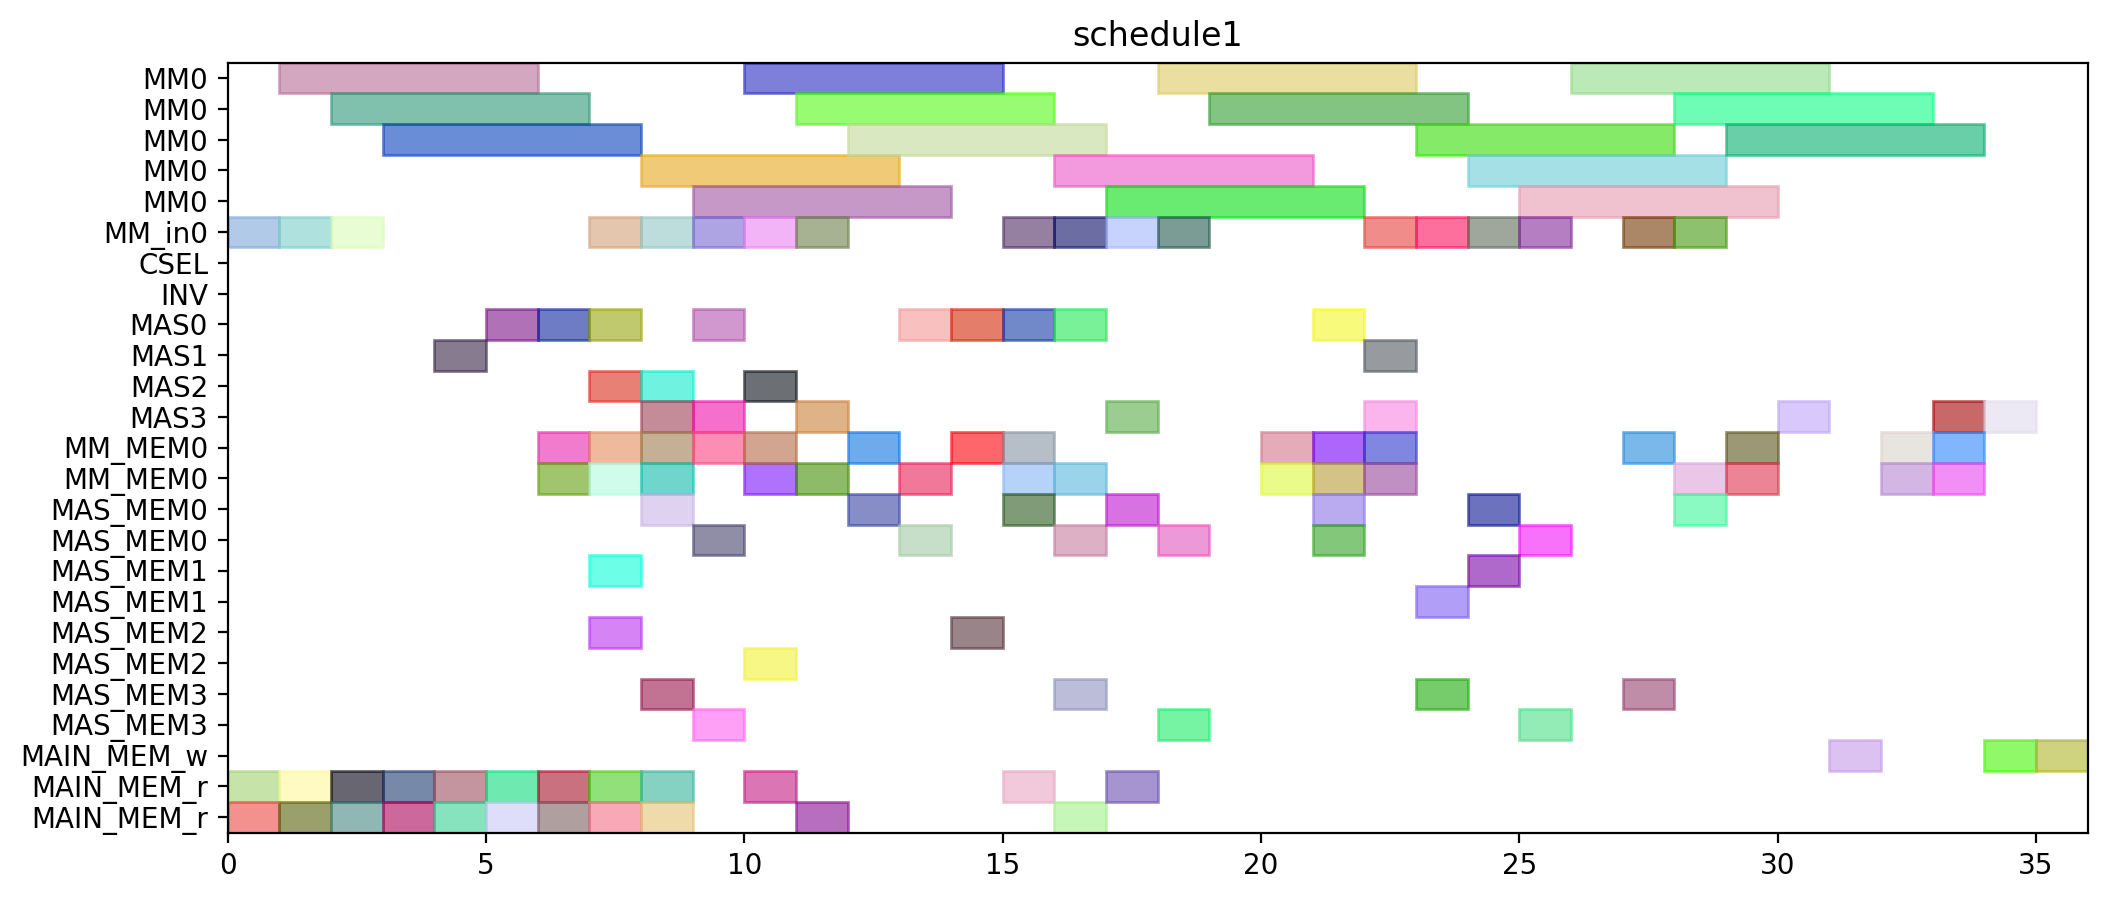

Recreate this plot in Python.
from pyschedule import Scenario, solvers, plotters, alt


def solve():
	horizon = 100
	S = Scenario("schedule1", horizon=horizon)

	# resource
	MM = S.Resources('MM', num=1, size=5)
	MM_in = S.Resources('MM_in', num=1)
	CSEL = S.Resource('CSEL')
	INV = S.Resource('INV')
	MAS = S.Resources('MAS', num=4, size=1, periods=range(1, horizon))
	MM_MEM = S.Resources('MM_MEM', num=1, size=2)
	MAS_MEM = S.Resources('MAS_MEM', num=4, size=2)
	MAIN_MEM_w = S.Resource('MAIN_MEM_w', size=1)
	MAIN_MEM_r = S.Resource('MAIN_MEM_r', size=2)

	# result of previous scheduling
	t2_in = S.Task('t2_in', length=1, delay_cost=1)
	S += t2_in >= 0
	t2_in += MM_in[0]

	t2_mem0 = S.Task('t2_mem0', length=1, delay_cost=1)
	S += t2_mem0 >= 0
	t2_mem0 += MAIN_MEM_r

	t2_mem1 = S.Task('t2_mem1', length=1, delay_cost=1)
	S += t2_mem1 >= 0
	t2_mem1 += MAIN_MEM_r

	t0_in = S.Task('t0_in', length=1, delay_cost=1)
	S += t0_in >= 1
	t0_in += MM_in[0]

	t0_mem0 = S.Task('t0_mem0', length=1, delay_cost=1)
	S += t0_mem0 >= 1
	t0_mem0 += MAIN_MEM_r

	t0_mem1 = S.Task('t0_mem1', length=1, delay_cost=1)
	S += t0_mem1 >= 1
	t0_mem1 += MAIN_MEM_r

	t2 = S.Task('t2', length=5, delay_cost=1)
	S += t2 >= 1
	t2 += MM[0]

	t0 = S.Task('t0', length=5, delay_cost=1)
	S += t0 >= 2
	t0 += MM[0]

	t1_in = S.Task('t1_in', length=1, delay_cost=1)
	S += t1_in >= 2
	t1_in += MM_in[0]

	t1_mem0 = S.Task('t1_mem0', length=1, delay_cost=1)
	S += t1_mem0 >= 2
	t1_mem0 += MAIN_MEM_r

	t1_mem1 = S.Task('t1_mem1', length=1, delay_cost=1)
	S += t1_mem1 >= 2
	t1_mem1 += MAIN_MEM_r

	t1 = S.Task('t1', length=5, delay_cost=1)
	S += t1 >= 3
	t1 += MM[0]

	t14_mem0 = S.Task('t14_mem0', length=1, delay_cost=1)
	S += t14_mem0 >= 3
	t14_mem0 += MAIN_MEM_r

	t14_mem1 = S.Task('t14_mem1', length=1, delay_cost=1)
	S += t14_mem1 >= 3
	t14_mem1 += MAIN_MEM_r

	t14 = S.Task('t14', length=1, delay_cost=1)
	S += t14 >= 4
	t14 += MAS[1]

	t3_mem0 = S.Task('t3_mem0', length=1, delay_cost=1)
	S += t3_mem0 >= 4
	t3_mem0 += MAIN_MEM_r

	t3_mem1 = S.Task('t3_mem1', length=1, delay_cost=1)
	S += t3_mem1 >= 4
	t3_mem1 += MAIN_MEM_r

	t3 = S.Task('t3', length=1, delay_cost=1)
	S += t3 >= 5
	t3 += MAS[0]

	t8_mem0 = S.Task('t8_mem0', length=1, delay_cost=1)
	S += t8_mem0 >= 5
	t8_mem0 += MAIN_MEM_r

	t8_mem1 = S.Task('t8_mem1', length=1, delay_cost=1)
	S += t8_mem1 >= 5
	t8_mem1 += MAIN_MEM_r

	t13_mem0 = S.Task('t13_mem0', length=1, delay_cost=1)
	S += t13_mem0 >= 6
	t13_mem0 += MAIN_MEM_r

	t13_mem1 = S.Task('t13_mem1', length=1, delay_cost=1)
	S += t13_mem1 >= 6
	t13_mem1 += MAIN_MEM_r

	t8 = S.Task('t8', length=1, delay_cost=1)
	S += t8 >= 6
	t8 += MAS[0]

	t13 = S.Task('t13', length=1, delay_cost=1)
	S += t13 >= 7
	t13 += MAS[2]

	t4_mem0 = S.Task('t4_mem0', length=1, delay_cost=1)
	S += t4_mem0 >= 7
	t4_mem0 += MAIN_MEM_r

	t4_mem1 = S.Task('t4_mem1', length=1, delay_cost=1)
	S += t4_mem1 >= 7
	t4_mem1 += MAIN_MEM_r

	t4 = S.Task('t4', length=1, delay_cost=1)
	S += t4 >= 8
	t4 += MAS[3]

	t9_mem0 = S.Task('t9_mem0', length=1, delay_cost=1)
	S += t9_mem0 >= 8
	t9_mem0 += MAIN_MEM_r

	t9_mem1 = S.Task('t9_mem1', length=1, delay_cost=1)
	S += t9_mem1 >= 8
	t9_mem1 += MAIN_MEM_r

	t9 = S.Task('t9', length=1, delay_cost=1)
	S += t9 >= 9
	t9 += MAS[3]


	# new tasks
	t5_in = S.Task('t5_in', length=1, delay_cost=1)
	t5_in += alt(MM_in)
	t5 = S.Task('t5', length=5, delay_cost=1)
	t5 += alt(MM)
	S += t5>=t5_in

	t5_mem0 = S.Task('t5_mem0', length=1, delay_cost=1)
	t5_mem0 += MAS_MEM[0]
	S += 5 < t5_mem0
	S += t5_mem0 <= t5

	t5_mem1 = S.Task('t5_mem1', length=1, delay_cost=1)
	t5_mem1 += MAS_MEM[3]
	S += 8 < t5_mem1
	S += t5_mem1 <= t5

	t6 = S.Task('t6', length=1, delay_cost=1)
	t6 += alt(MAS)

	t6_mem0 = S.Task('t6_mem0', length=1, delay_cost=1)
	t6_mem0 += MM_MEM[0]
	S += 6 < t6_mem0
	S += t6_mem0 <= t6

	t6_mem1 = S.Task('t6_mem1', length=1, delay_cost=1)
	t6_mem1 += MM_MEM[0]
	S += 7 < t6_mem1
	S += t6_mem1 <= t6

	t10_in = S.Task('t10_in', length=1, delay_cost=1)
	t10_in += alt(MM_in)
	t10 = S.Task('t10', length=5, delay_cost=1)
	t10 += alt(MM)
	S += t10>=t10_in

	t10_mem0 = S.Task('t10_mem0', length=1, delay_cost=1)
	t10_mem0 += MAS_MEM[0]
	S += 6 < t10_mem0
	S += t10_mem0 <= t10

	t10_mem1 = S.Task('t10_mem1', length=1, delay_cost=1)
	t10_mem1 += MAS_MEM[3]
	S += 9 < t10_mem1
	S += t10_mem1 <= t10

	t11 = S.Task('t11', length=1, delay_cost=1)
	t11 += alt(MAS)

	t11_mem0 = S.Task('t11_mem0', length=1, delay_cost=1)
	t11_mem0 += MM_MEM[0]
	S += 7 < t11_mem0
	S += t11_mem0 <= t11

	t11_mem1 = S.Task('t11_mem1', length=1, delay_cost=1)
	t11_mem1 += MM_MEM[0]
	S += 5 < t11_mem1
	S += t11_mem1 <= t11

	t15_in = S.Task('t15_in', length=1, delay_cost=1)
	t15_in += alt(MM_in)
	t15 = S.Task('t15', length=5, delay_cost=1)
	t15 += alt(MM)
	S += t15>=t15_in

	t15_mem0 = S.Task('t15_mem0', length=1, delay_cost=1)
	t15_mem0 += MAS_MEM[2]
	S += 7 < t15_mem0
	S += t15_mem0 <= t15

	t15_mem1 = S.Task('t15_mem1', length=1, delay_cost=1)
	t15_mem1 += MAS_MEM[1]
	S += 4 < t15_mem1
	S += t15_mem1 <= t15

	t16 = S.Task('t16', length=1, delay_cost=1)
	t16 += alt(MAS)

	t16_mem0 = S.Task('t16_mem0', length=1, delay_cost=1)
	t16_mem0 += MM_MEM[0]
	S += 6 < t16_mem0
	S += t16_mem0 <= t16

	t16_mem1 = S.Task('t16_mem1', length=1, delay_cost=1)
	t16_mem1 += MM_MEM[0]
	S += 5 < t16_mem1
	S += t16_mem1 <= t16

	t19_in = S.Task('t19_in', length=1, delay_cost=1)
	t19_in += alt(MM_in)
	t19 = S.Task('t19', length=5, delay_cost=1)
	t19 += alt(MM)
	S += t19>=t19_in

	t19_mem0 = S.Task('t19_mem0', length=1, delay_cost=1)
	t19_mem0 += MAIN_MEM_r
	S += t19_mem0 <= t19

	t19_mem1 = S.Task('t19_mem1', length=1, delay_cost=1)
	t19_mem1 += MM_MEM[0]
	S += 5 < t19_mem1
	S += t19_mem1 <= t19

	t24 = S.Task('t24', length=1, delay_cost=1)
	t24 += alt(MAS)

	t24_mem0 = S.Task('t24_mem0', length=1, delay_cost=1)
	t24_mem0 += MM_MEM[0]
	S += 6 < t24_mem0
	S += t24_mem0 <= t24

	t26_in = S.Task('t26_in', length=1, delay_cost=1)
	t26_in += alt(MM_in)
	t26 = S.Task('t26', length=5, delay_cost=1)
	t26 += alt(MM)
	S += t26>=t26_in

	t26_mem0 = S.Task('t26_mem0', length=1, delay_cost=1)
	t26_mem0 += MAIN_MEM_r
	S += t26_mem0 <= t26

	t26_mem1 = S.Task('t26_mem1', length=1, delay_cost=1)
	t26_mem1 += MM_MEM[0]
	S += 5 < t26_mem1
	S += t26_mem1 <= t26

	t7 = S.Task('t7', length=1, delay_cost=1)
	t7 += alt(MAS)

	t7_mem0 = S.Task('t7_mem0', length=1, delay_cost=1)
	t7_mem0 += alt(MM_MEM)
	S += (t5*MM[0])-1 < t7_mem0*MM_MEM[0]
	S += t7_mem0 <= t7

	t7_mem1 = S.Task('t7_mem1', length=1, delay_cost=1)
	t7_mem1 += alt(MAS_MEM)
	S += (t6*MAS[0])-1 < t7_mem1*MAS_MEM[0]
	S += (t6*MAS[1])-1 < t7_mem1*MAS_MEM[1]
	S += (t6*MAS[2])-1 < t7_mem1*MAS_MEM[2]
	S += (t6*MAS[3])-1 < t7_mem1*MAS_MEM[3]
	S += t7_mem1 <= t7

	t12 = S.Task('t12', length=1, delay_cost=1)
	t12 += alt(MAS)

	t12_mem0 = S.Task('t12_mem0', length=1, delay_cost=1)
	t12_mem0 += alt(MM_MEM)
	S += (t10*MM[0])-1 < t12_mem0*MM_MEM[0]
	S += t12_mem0 <= t12

	t12_mem1 = S.Task('t12_mem1', length=1, delay_cost=1)
	t12_mem1 += alt(MAS_MEM)
	S += (t11*MAS[0])-1 < t12_mem1*MAS_MEM[0]
	S += (t11*MAS[1])-1 < t12_mem1*MAS_MEM[1]
	S += (t11*MAS[2])-1 < t12_mem1*MAS_MEM[2]
	S += (t11*MAS[3])-1 < t12_mem1*MAS_MEM[3]
	S += t12_mem1 <= t12

	t17 = S.Task('t17', length=1, delay_cost=1)
	t17 += alt(MAS)

	t17_mem0 = S.Task('t17_mem0', length=1, delay_cost=1)
	t17_mem0 += alt(MM_MEM)
	S += (t15*MM[0])-1 < t17_mem0*MM_MEM[0]
	S += t17_mem0 <= t17

	t17_mem1 = S.Task('t17_mem1', length=1, delay_cost=1)
	t17_mem1 += alt(MAS_MEM)
	S += (t16*MAS[0])-1 < t17_mem1*MAS_MEM[0]
	S += (t16*MAS[1])-1 < t17_mem1*MAS_MEM[1]
	S += (t16*MAS[2])-1 < t17_mem1*MAS_MEM[2]
	S += (t16*MAS[3])-1 < t17_mem1*MAS_MEM[3]
	S += t17_mem1 <= t17

	t25 = S.Task('t25', length=1, delay_cost=1)
	t25 += alt(MAS)

	t25_mem0 = S.Task('t25_mem0', length=1, delay_cost=1)
	t25_mem0 += MM_MEM[0]
	S += 6 < t25_mem0
	S += t25_mem0 <= t25

	t25_mem1 = S.Task('t25_mem1', length=1, delay_cost=1)
	t25_mem1 += alt(MAS_MEM)
	S += (t24*MAS[0])-1 < t25_mem1*MAS_MEM[0]
	S += (t24*MAS[1])-1 < t25_mem1*MAS_MEM[1]
	S += (t24*MAS[2])-1 < t25_mem1*MAS_MEM[2]
	S += (t24*MAS[3])-1 < t25_mem1*MAS_MEM[3]
	S += t25_mem1 <= t25

	t29 = S.Task('t29', length=1, delay_cost=1)
	t29 += alt(MAS)

	t29_mem0 = S.Task('t29_mem0', length=1, delay_cost=1)
	t29_mem0 += MM_MEM[0]
	S += 6 < t29_mem0
	S += t29_mem0 <= t29

	t29_mem1 = S.Task('t29_mem1', length=1, delay_cost=1)
	t29_mem1 += alt(MM_MEM)
	S += (t26*MM[0])-1 < t29_mem1*MM_MEM[0]
	S += t29_mem1 <= t29

	t18_in = S.Task('t18_in', length=1, delay_cost=1)
	t18_in += alt(MM_in)
	t18 = S.Task('t18', length=5, delay_cost=1)
	t18 += alt(MM)
	S += t18>=t18_in

	t18_mem0 = S.Task('t18_mem0', length=1, delay_cost=1)
	t18_mem0 += MAIN_MEM_r
	S += t18_mem0 <= t18

	t18_mem1 = S.Task('t18_mem1', length=1, delay_cost=1)
	t18_mem1 += alt(MAS_MEM)
	S += (t12*MAS[0])-1 < t18_mem1*MAS_MEM[0]
	S += (t12*MAS[1])-1 < t18_mem1*MAS_MEM[1]
	S += (t12*MAS[2])-1 < t18_mem1*MAS_MEM[2]
	S += (t12*MAS[3])-1 < t18_mem1*MAS_MEM[3]
	S += t18_mem1 <= t18

	t27_in = S.Task('t27_in', length=1, delay_cost=1)
	t27_in += alt(MM_in)
	t27 = S.Task('t27', length=5, delay_cost=1)
	t27 += alt(MM)
	S += t27>=t27_in

	t27_mem0 = S.Task('t27_mem0', length=1, delay_cost=1)
	t27_mem0 += MAIN_MEM_r
	S += t27_mem0 <= t27

	t27_mem1 = S.Task('t27_mem1', length=1, delay_cost=1)
	t27_mem1 += alt(MAS_MEM)
	S += (t12*MAS[0])-1 < t27_mem1*MAS_MEM[0]
	S += (t12*MAS[1])-1 < t27_mem1*MAS_MEM[1]
	S += (t12*MAS[2])-1 < t27_mem1*MAS_MEM[2]
	S += (t12*MAS[3])-1 < t27_mem1*MAS_MEM[3]
	S += t27_mem1 <= t27

	t28 = S.Task('t28', length=1, delay_cost=1)
	t28 += alt(MAS)

	t28_mem0 = S.Task('t28_mem0', length=1, delay_cost=1)
	t28_mem0 += alt(MAS_MEM)
	S += (t25*MAS[0])-1 < t28_mem0*MAS_MEM[0]
	S += (t25*MAS[1])-1 < t28_mem0*MAS_MEM[1]
	S += (t25*MAS[2])-1 < t28_mem0*MAS_MEM[2]
	S += (t25*MAS[3])-1 < t28_mem0*MAS_MEM[3]
	S += t28_mem0 <= t28

	t28_mem1 = S.Task('t28_mem1', length=1, delay_cost=1)
	t28_mem1 += alt(MM_MEM)
	S += (t26*MM[0])-1 < t28_mem1*MM_MEM[0]
	S += t28_mem1 <= t28

	t30_in = S.Task('t30_in', length=1, delay_cost=1)
	t30_in += alt(MM_in)
	t30 = S.Task('t30', length=5, delay_cost=1)
	t30 += alt(MM)
	S += t30>=t30_in

	t30_mem0 = S.Task('t30_mem0', length=1, delay_cost=1)
	t30_mem0 += MAIN_MEM_r
	S += t30_mem0 <= t30

	t30_mem1 = S.Task('t30_mem1', length=1, delay_cost=1)
	t30_mem1 += alt(MAS_MEM)
	S += (t29*MAS[0])-1 < t30_mem1*MAS_MEM[0]
	S += (t29*MAS[1])-1 < t30_mem1*MAS_MEM[1]
	S += (t29*MAS[2])-1 < t30_mem1*MAS_MEM[2]
	S += (t29*MAS[3])-1 < t30_mem1*MAS_MEM[3]
	S += t30_mem1 <= t30

	t20 = S.Task('t20', length=1, delay_cost=1)
	t20 += alt(MAS)

	t20_mem0 = S.Task('t20_mem0', length=1, delay_cost=1)
	t20_mem0 += alt(MM_MEM)
	S += (t19*MM[0])-1 < t20_mem0*MM_MEM[0]
	S += t20_mem0 <= t20

	t20_mem1 = S.Task('t20_mem1', length=1, delay_cost=1)
	t20_mem1 += alt(MM_MEM)
	S += (t18*MM[0])-1 < t20_mem1*MM_MEM[0]
	S += t20_mem1 <= t20

	t31_in = S.Task('t31_in', length=1, delay_cost=1)
	t31_in += alt(MM_in)
	t31 = S.Task('t31', length=5, delay_cost=1)
	t31 += alt(MM)
	S += t31>=t31_in

	t31_mem0 = S.Task('t31_mem0', length=1, delay_cost=1)
	t31_mem0 += alt(MM_MEM)
	S += (t27*MM[0])-1 < t31_mem0*MM_MEM[0]
	S += t31_mem0 <= t31

	t31_mem1 = S.Task('t31_mem1', length=1, delay_cost=1)
	t31_mem1 += alt(MM_MEM)
	S += (t30*MM[0])-1 < t31_mem1*MM_MEM[0]
	S += t31_mem1 <= t31

	t35_in = S.Task('t35_in', length=1, delay_cost=1)
	t35_in += alt(MM_in)
	t35 = S.Task('t35', length=5, delay_cost=1)
	t35 += alt(MM)
	S += t35>=t35_in

	t35_mem0 = S.Task('t35_mem0', length=1, delay_cost=1)
	t35_mem0 += alt(MAS_MEM)
	S += (t7*MAS[0])-1 < t35_mem0*MAS_MEM[0]
	S += (t7*MAS[1])-1 < t35_mem0*MAS_MEM[1]
	S += (t7*MAS[2])-1 < t35_mem0*MAS_MEM[2]
	S += (t7*MAS[3])-1 < t35_mem0*MAS_MEM[3]
	S += t35_mem0 <= t35

	t35_mem1 = S.Task('t35_mem1', length=1, delay_cost=1)
	t35_mem1 += alt(MAS_MEM)
	S += (t28*MAS[0])-1 < t35_mem1*MAS_MEM[0]
	S += (t28*MAS[1])-1 < t35_mem1*MAS_MEM[1]
	S += (t28*MAS[2])-1 < t35_mem1*MAS_MEM[2]
	S += (t28*MAS[3])-1 < t35_mem1*MAS_MEM[3]
	S += t35_mem1 <= t35

	t21 = S.Task('t21', length=1, delay_cost=1)
	t21 += alt(MAS)

	t21_mem0 = S.Task('t21_mem0', length=1, delay_cost=1)
	t21_mem0 += MM_MEM[0]
	S += 7 < t21_mem0
	S += t21_mem0 <= t21

	t21_mem1 = S.Task('t21_mem1', length=1, delay_cost=1)
	t21_mem1 += alt(MAS_MEM)
	S += (t20*MAS[0])-1 < t21_mem1*MAS_MEM[0]
	S += (t20*MAS[1])-1 < t21_mem1*MAS_MEM[1]
	S += (t20*MAS[2])-1 < t21_mem1*MAS_MEM[2]
	S += (t20*MAS[3])-1 < t21_mem1*MAS_MEM[3]
	S += t21_mem1 <= t21

	t22 = S.Task('t22', length=1, delay_cost=1)
	t22 += alt(MAS)

	t22_mem0 = S.Task('t22_mem0', length=1, delay_cost=1)
	t22_mem0 += MM_MEM[0]
	S += 7 < t22_mem0
	S += t22_mem0 <= t22

	t22_mem1 = S.Task('t22_mem1', length=1, delay_cost=1)
	t22_mem1 += alt(MAS_MEM)
	S += (t20*MAS[0])-1 < t22_mem1*MAS_MEM[0]
	S += (t20*MAS[1])-1 < t22_mem1*MAS_MEM[1]
	S += (t20*MAS[2])-1 < t22_mem1*MAS_MEM[2]
	S += (t20*MAS[3])-1 < t22_mem1*MAS_MEM[3]
	S += t22_mem1 <= t22

	t32_in = S.Task('t32_in', length=1, delay_cost=1)
	t32_in += alt(MM_in)
	t32 = S.Task('t32', length=5, delay_cost=1)
	t32 += alt(MM)
	S += t32>=t32_in

	t32_mem0 = S.Task('t32_mem0', length=1, delay_cost=1)
	t32_mem0 += alt(MAS_MEM)
	S += (t28*MAS[0])-1 < t32_mem0*MAS_MEM[0]
	S += (t28*MAS[1])-1 < t32_mem0*MAS_MEM[1]
	S += (t28*MAS[2])-1 < t32_mem0*MAS_MEM[2]
	S += (t28*MAS[3])-1 < t32_mem0*MAS_MEM[3]
	S += t32_mem0 <= t32

	t32_mem1 = S.Task('t32_mem1', length=1, delay_cost=1)
	t32_mem1 += alt(MM_MEM)
	S += (t31*MM[0])-1 < t32_mem1*MM_MEM[0]
	S += t32_mem1 <= t32

	t33_in = S.Task('t33_in', length=1, delay_cost=1)
	t33_in += alt(MM_in)
	t33 = S.Task('t33', length=5, delay_cost=1)
	t33 += alt(MM)
	S += t33>=t33_in

	t33_mem0 = S.Task('t33_mem0', length=1, delay_cost=1)
	t33_mem0 += alt(MAS_MEM)
	S += (t17*MAS[0])-1 < t33_mem0*MAS_MEM[0]
	S += (t17*MAS[1])-1 < t33_mem0*MAS_MEM[1]
	S += (t17*MAS[2])-1 < t33_mem0*MAS_MEM[2]
	S += (t17*MAS[3])-1 < t33_mem0*MAS_MEM[3]
	S += t33_mem0 <= t33

	t33_mem1 = S.Task('t33_mem1', length=1, delay_cost=1)
	t33_mem1 += alt(MM_MEM)
	S += (t31*MM[0])-1 < t33_mem1*MM_MEM[0]
	S += t33_mem1 <= t33

	t23_in = S.Task('t23_in', length=1, delay_cost=1)
	t23_in += alt(MM_in)
	t23 = S.Task('t23', length=5, delay_cost=1)
	t23 += alt(MM)
	S += t23>=t23_in

	t23_mem0 = S.Task('t23_mem0', length=1, delay_cost=1)
	t23_mem0 += alt(MAS_MEM)
	S += (t21*MAS[0])-1 < t23_mem0*MAS_MEM[0]
	S += (t21*MAS[1])-1 < t23_mem0*MAS_MEM[1]
	S += (t21*MAS[2])-1 < t23_mem0*MAS_MEM[2]
	S += (t21*MAS[3])-1 < t23_mem0*MAS_MEM[3]
	S += t23_mem0 <= t23

	t23_mem1 = S.Task('t23_mem1', length=1, delay_cost=1)
	t23_mem1 += alt(MAS_MEM)
	S += (t22*MAS[0])-1 < t23_mem1*MAS_MEM[0]
	S += (t22*MAS[1])-1 < t23_mem1*MAS_MEM[1]
	S += (t22*MAS[2])-1 < t23_mem1*MAS_MEM[2]
	S += (t22*MAS[3])-1 < t23_mem1*MAS_MEM[3]
	S += t23_mem1 <= t23

	t34_in = S.Task('t34_in', length=1, delay_cost=1)
	t34_in += alt(MM_in)
	t34 = S.Task('t34', length=5, delay_cost=1)
	t34 += alt(MM)
	S += t34>=t34_in

	t34_mem0 = S.Task('t34_mem0', length=1, delay_cost=1)
	t34_mem0 += alt(MAS_MEM)
	S += (t7*MAS[0])-1 < t34_mem0*MAS_MEM[0]
	S += (t7*MAS[1])-1 < t34_mem0*MAS_MEM[1]
	S += (t7*MAS[2])-1 < t34_mem0*MAS_MEM[2]
	S += (t7*MAS[3])-1 < t34_mem0*MAS_MEM[3]
	S += t34_mem0 <= t34

	t34_mem1 = S.Task('t34_mem1', length=1, delay_cost=1)
	t34_mem1 += alt(MAS_MEM)
	S += (t21*MAS[0])-1 < t34_mem1*MAS_MEM[0]
	S += (t21*MAS[1])-1 < t34_mem1*MAS_MEM[1]
	S += (t21*MAS[2])-1 < t34_mem1*MAS_MEM[2]
	S += (t21*MAS[3])-1 < t34_mem1*MAS_MEM[3]
	S += t34_mem1 <= t34

	t36_in = S.Task('t36_in', length=1, delay_cost=1)
	t36_in += alt(MM_in)
	t36 = S.Task('t36', length=5, delay_cost=1)
	t36 += alt(MM)
	S += t36>=t36_in

	t36_mem0 = S.Task('t36_mem0', length=1, delay_cost=1)
	t36_mem0 += alt(MAS_MEM)
	S += (t17*MAS[0])-1 < t36_mem0*MAS_MEM[0]
	S += (t17*MAS[1])-1 < t36_mem0*MAS_MEM[1]
	S += (t17*MAS[2])-1 < t36_mem0*MAS_MEM[2]
	S += (t17*MAS[3])-1 < t36_mem0*MAS_MEM[3]
	S += t36_mem0 <= t36

	t36_mem1 = S.Task('t36_mem1', length=1, delay_cost=1)
	t36_mem1 += alt(MAS_MEM)
	S += (t22*MAS[0])-1 < t36_mem1*MAS_MEM[0]
	S += (t22*MAS[1])-1 < t36_mem1*MAS_MEM[1]
	S += (t22*MAS[2])-1 < t36_mem1*MAS_MEM[2]
	S += (t22*MAS[3])-1 < t36_mem1*MAS_MEM[3]
	S += t36_mem1 <= t36

	PY_new = S.Task('PY_new', length=1, delay_cost=1)
	PY_new += alt(MAS)

	S += 0<PY_new

	PY_new_w = S.Task('PY_new_w', length=1, delay_cost=1)
	PY_new_w += alt(MAIN_MEM_w)
	S += PY_new <= PY_new_w

	PY_new_mem0 = S.Task('PY_new_mem0', length=1, delay_cost=1)
	PY_new_mem0 += alt(MM_MEM)
	S += (t23*MM[0])-1 < PY_new_mem0*MM_MEM[0]
	S += PY_new_mem0 <= PY_new

	PY_new_mem1 = S.Task('PY_new_mem1', length=1, delay_cost=1)
	PY_new_mem1 += alt(MM_MEM)
	S += (t32*MM[0])-1 < PY_new_mem1*MM_MEM[0]
	S += PY_new_mem1 <= PY_new

	PX_new = S.Task('PX_new', length=1, delay_cost=1)
	PX_new += alt(MAS)

	S += 0<PX_new

	PX_new_w = S.Task('PX_new_w', length=1, delay_cost=1)
	PX_new_w += alt(MAIN_MEM_w)
	S += PX_new <= PX_new_w

	PX_new_mem0 = S.Task('PX_new_mem0', length=1, delay_cost=1)
	PX_new_mem0 += alt(MM_MEM)
	S += (t34*MM[0])-1 < PX_new_mem0*MM_MEM[0]
	S += PX_new_mem0 <= PX_new

	PX_new_mem1 = S.Task('PX_new_mem1', length=1, delay_cost=1)
	PX_new_mem1 += alt(MM_MEM)
	S += (t33*MM[0])-1 < PX_new_mem1*MM_MEM[0]
	S += PX_new_mem1 <= PX_new

	PZ_new = S.Task('PZ_new', length=1, delay_cost=1)
	PZ_new += alt(MAS)

	S += 0<PZ_new

	PZ_new_w = S.Task('PZ_new_w', length=1, delay_cost=1)
	PZ_new_w += alt(MAIN_MEM_w)
	S += PZ_new <= PZ_new_w

	PZ_new_mem0 = S.Task('PZ_new_mem0', length=1, delay_cost=1)
	PZ_new_mem0 += alt(MM_MEM)
	S += (t36*MM[0])-1 < PZ_new_mem0*MM_MEM[0]
	S += PZ_new_mem0 <= PZ_new

	PZ_new_mem1 = S.Task('PZ_new_mem1', length=1, delay_cost=1)
	PZ_new_mem1 += alt(MM_MEM)
	S += (t35*MM[0])-1 < PZ_new_mem1*MM_MEM[0]
	S += PZ_new_mem1 <= PZ_new

	solvers.mip.solve(S,msg=1,kind='CPLEX',ratio_gap=1.01)

	solution = [['hoge']*len(S.solution()[1]) for i in range(len(S.solution()))]
	for i in range(len(S.solution())):
		for j in range(len(S.solution()[i])):
			solution[i][j]=str(S.solution()[i][j])
	print(solution)

	cycles = int(solution[-1][3])

	pic_file_name = "/home/mfukuda/ABE/python/multiRAM_multiMAS/scheduling_result/stage5MM1_stage1MAS4/EP_ADD_A_ANY/schedule1.png"
	if(S.solution() != []):
		plotters.matplotlib.plot(S,img_filename=pic_file_name, show_task_labels=False, fig_size=(cycles*0.25+3, 5))

	return solution
